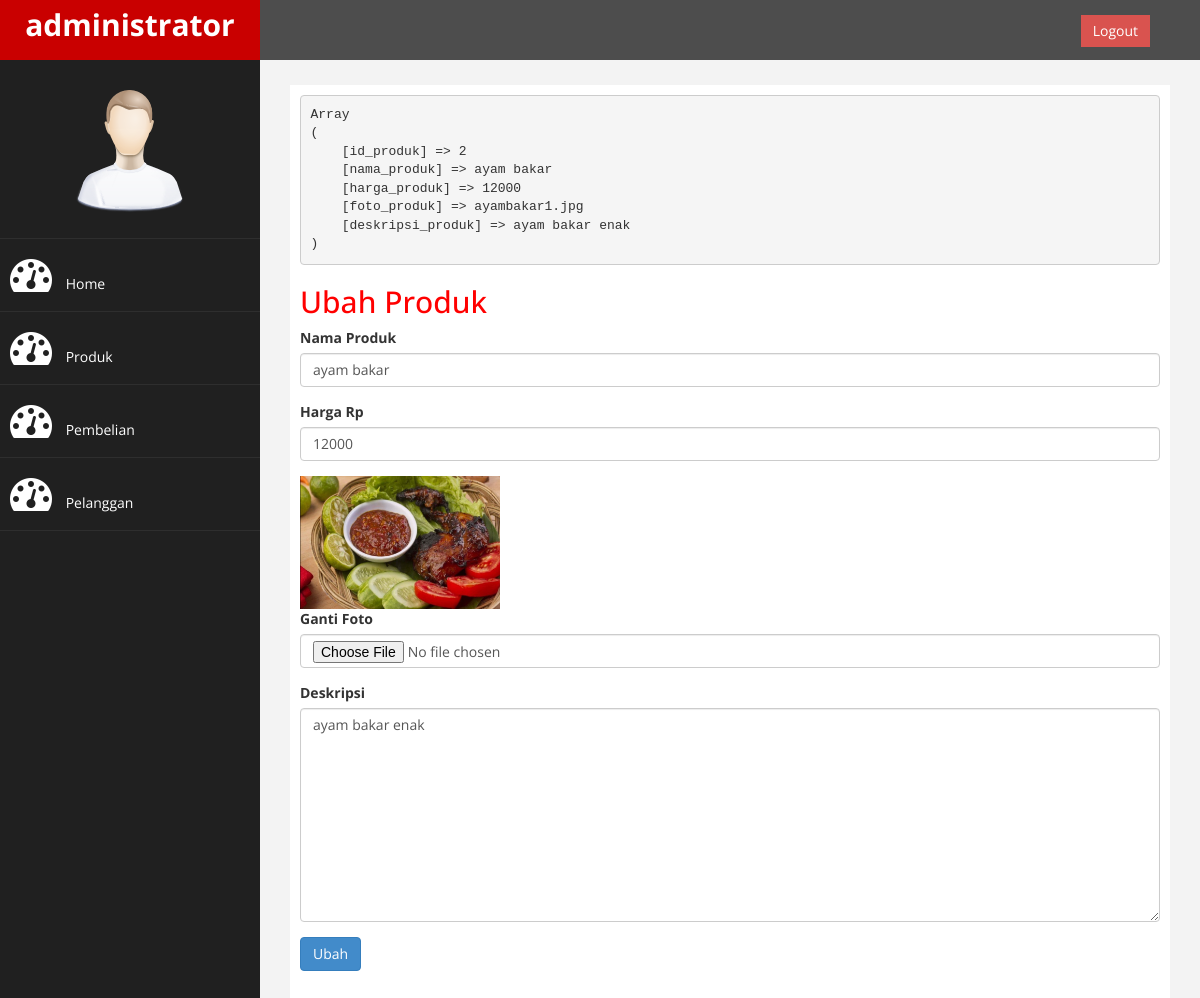
Screenshot of /admin/index.php?halaman=ubahproduk&id=2 (signed in) with the database file from the repository.
### tables this page shows
CREATE TABLE `produk` (
  `id_produk` int(11) NOT NULL,
  `nama_produk` varchar(100) NOT NULL,
  `harga_produk` int(11) NOT NULL,
  `foto_produk` varchar(100) NOT NULL,
  `deskripsi_produk` text NOT NULL
);

### admin/ubahproduk.php (the view, shortened to what this page needs)
<?php
	$ambil=$koneksi->query("SELECT * FROM produk WHERE id_produk='$_GET[id]'");
	$pecah=$ambil->fetch_assoc();
	echo "<pre>";
	print_r($pecah);
	echo "</pre>";
?>
<h2>Ubah Produk</h2>
<form method="post" enctype="multipart/form-data">
	<div class="form-group">
		<label>Nama Produk</label>
		<input type="text" name="nama" class="form-control" value="<?php echo $pecah['nama_produk']; ?>">
	</div>
	<div class="form-group">
		<label>Harga Rp</label>
		<input type="number" name="harga" class="form-control" value="<?php echo $pecah['harga_produk']; ?>">
	</div>
	<div>
		<img src="../foto_produk/<?php echo $pecah['foto_produk'] ?>" width="200">
	</div>
	<div class="form-group">
		<label>Ganti Foto</label>
		<input type="file" name="foto" class="form-control">
	</div>
	<div class="form-group">
		<label>Deskripsi</label>
		<textarea name="deskripsi" class="form-control" rows="10"><?php echo $pecah['deskripsi_produk']; ?></textarea>
	</div>
	<button class="btn btn-primary" name="ubah">Ubah</button>
</form>

### admin/assets/css/custom.css (style rules this page uses)
body { font-family: 'Open Sans', sans-serif; }
h2 { color: #f00; }

### rows the page displays
produk: nama "ayam bakar", harga "12000", foto_produk (picture), deskripsi "ayam bakar enak"
